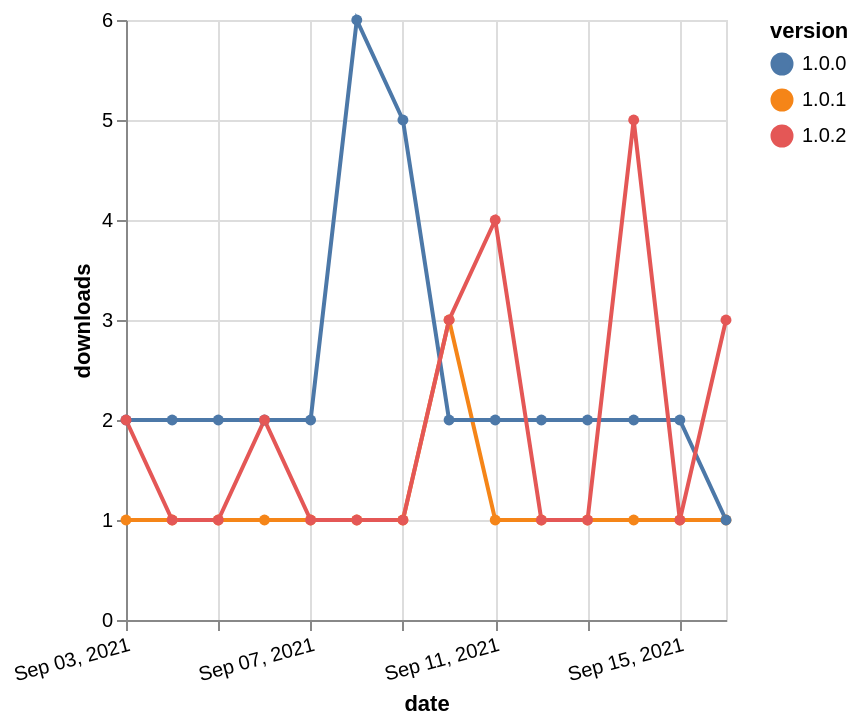

Vega-Lite specification for this chart:
### Vega-Lite specification from a JSON file in a GitHub repository (floating-point values rounded to 4 significant figures)
{"$schema": "https://vega.github.io/schema/vega-lite/v5.json", "description": "A simple bar chart with embedded data.", "data": {"values": [{"date": "2021-09-03", "total": 362, "delta": 1, "version": "1.0.1"}, {"date": "2021-09-04", "total": 363, "delta": 1, "version": "1.0.1"}, {"date": "2021-09-05", "total": 364, "delta": 1, "version": "1.0.1"}, {"date": "2021-09-06", "total": 365, "delta": 1, "version": "1.0.1"}, {"date": "2021-09-07", "total": 366, "delta": 1, "version": "1.0.1"}, {"date": "2021-09-08", "total": 367, "delta": 1, "version": "1.0.1"}, {"date": "2021-09-09", "total": 368, "delta": 1, "version": "1.0.1"}, {"date": "2021-09-10", "total": 371, "delta": 3, "version": "1.0.1"}, {"date": "2021-09-11", "total": 372, "delta": 1, "version": "1.0.1"}, {"date": "2021-09-12", "total": 373, "delta": 1, "version": "1.0.1"}, {"date": "2021-09-13", "total": 374, "delta": 1, "version": "1.0.1"}, {"date": "2021-09-14", "total": 375, "delta": 1, "version": "1.0.1"}, {"date": "2021-09-15", "total": 376, "delta": 1, "version": "1.0.1"}, {"date": "2021-09-16", "total": 377, "delta": 1, "version": "1.0.1"}, {"date": "2021-09-03", "total": 3196, "delta": 2, "version": "1.0.0"}, {"date": "2021-09-04", "total": 3198, "delta": 2, "version": "1.0.0"}, {"date": "2021-09-05", "total": 3200, "delta": 2, "version": "1.0.0"}, {"date": "2021-09-06", "total": 3202, "delta": 2, "version": "1.0.0"}, {"date": "2021-09-07", "total": 3204, "delta": 2, "version": "1.0.0"}, {"date": "2021-09-08", "total": 3210, "delta": 6, "version": "1.0.0"}, {"date": "2021-09-09", "total": 3215, "delta": 5, "version": "1.0.0"}, {"date": "2021-09-10", "total": 3217, "delta": 2, "version": "1.0.0"}, {"date": "2021-09-11", "total": 3219, "delta": 2, "version": "1.0.0"}, {"date": "2021-09-12", "total": 3221, "delta": 2, "version": "1.0.0"}, {"date": "2021-09-13", "total": 3223, "delta": 2, "version": "1.0.0"}, {"date": "2021-09-14", "total": 3225, "delta": 2, "version": "1.0.0"}, {"date": "2021-09-15", "total": 3227, "delta": 2, "version": "1.0.0"}, {"date": "2021-09-16", "total": 3228, "delta": 1, "version": "1.0.0"}, {"date": "2021-09-03", "total": 223, "delta": 2, "version": "1.0.2"}, {"date": "2021-09-04", "total": 224, "delta": 1, "version": "1.0.2"}, {"date": "2021-09-05", "total": 225, "delta": 1, "version": "1.0.2"}, {"date": "2021-09-06", "total": 227, "delta": 2, "version": "1.0.2"}, {"date": "2021-09-07", "total": 228, "delta": 1, "version": "1.0.2"}, {"date": "2021-09-08", "total": 229, "delta": 1, "version": "1.0.2"}, {"date": "2021-09-09", "total": 230, "delta": 1, "version": "1.0.2"}, {"date": "2021-09-10", "total": 233, "delta": 3, "version": "1.0.2"}, {"date": "2021-09-11", "total": 237, "delta": 4, "version": "1.0.2"}, {"date": "2021-09-12", "total": 238, "delta": 1, "version": "1.0.2"}, {"date": "2021-09-13", "total": 239, "delta": 1, "version": "1.0.2"}, {"date": "2021-09-14", "total": 244, "delta": 5, "version": "1.0.2"}, {"date": "2021-09-15", "total": 245, "delta": 1, "version": "1.0.2"}, {"date": "2021-09-16", "total": 248, "delta": 3, "version": "1.0.2"}]}, "width": "container", "mark": {"type": "line", "point": {"filled": true}}, "encoding": {"x": {"field": "date", "type": "temporal", "timeUnit": "yearmonthdate", "title": "date", "axis": {"labelAngle": -15}}, "y": {"field": "delta", "type": "quantitative", "title": "downloads"}, "color": {"field": "version", "type": "nominal"}, "tooltip": {"field": "delta"}}}
